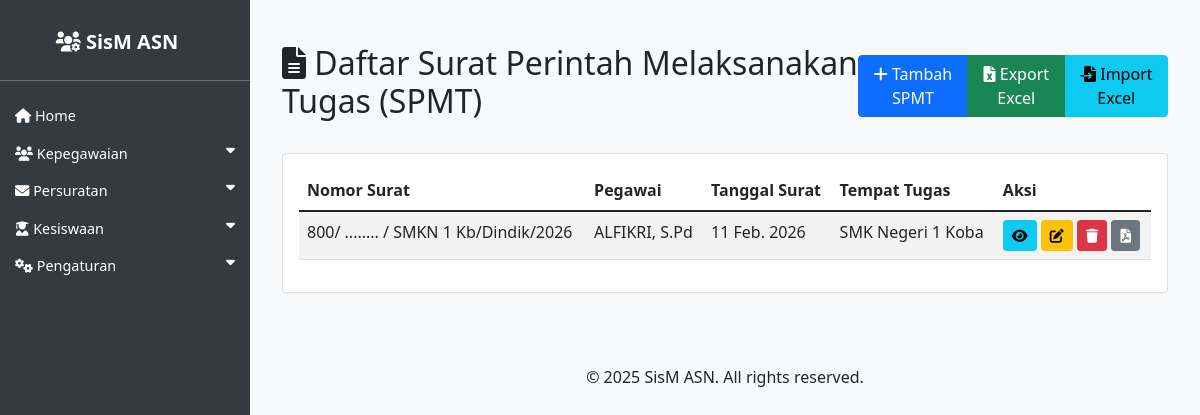
/asn/spmt/, run on an earlier commit of the app's database.
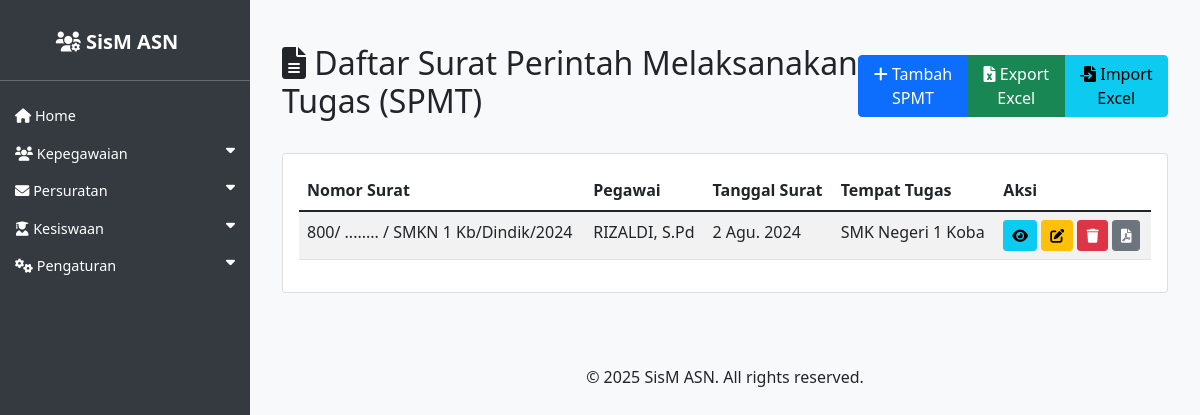
And on a later commit of the database.
### asn_app/models.py (models this page shows, shortened)
class SPMT(models.Model):
    kop_surat = models.ForeignKey(KopSurat, on_delete=models.SET_NULL, null=True, blank=True, verbose_name='Kop Surat')
    nomor_surat = models.CharField(max_length=100, verbose_name='Nomor Surat')
    tempat_ditetapkan = models.CharField(max_length=100, verbose_name='Tempat Ditetapkan')
    tanggal_surat = models.DateField(verbose_name='Tanggal Surat')
    penandatangan = models.ForeignKey(ASN, on_delete=models.SET_NULL, null=True, related_name='spmt_penandatangan', verbose_name='Penandatangan')
    pegawai = models.ForeignKey(ASN, on_delete=models.SET_NULL, null=True, related_name='spmt_pegawai', verbose_name='Pegawai')
    peraturan = models.CharField(max_length=255, verbose_name='Peraturan')
    nomor_peraturan = models.CharField(max_length=100, verbose_name='Nomor Peraturan')
    tahun_peraturan = models.CharField(max_length=4, verbose_name='Tahun Peraturan')
    tentang = models.TextField(verbose_name='Tentang')
    tanggal_terhitung = models.DateField(verbose_name='Tanggal Terhitung Mulai')
    sebagai = models.CharField(max_length=255, verbose_name='Sebagai')
    tempat_tugas = models.CharField(max_length=255, verbose_name='Tempat Tugas')
    created_at = models.DateTimeField(auto_now_add=True)
    updated_at = models.DateTimeField(auto_now=True)

class ASN(models.Model):
    JENIS_KELAMIN_CHOICES = [
        ('L', 'Laki-laki'),
        ('P', 'Perempuan'),
    ]
    AGAMA_CHOICES = [
        ('ISLAM', 'Islam'),
        ('KRISTEN', 'Kristen'),
        ('KATOLIK', 'Katolik'),
        ('HINDU', 'Hindu'),
        ('BUDDHA', 'Buddha'),
        ('KONGHUCU', 'Konghucu'),
    ]
    nip = models.CharField(max_length=18, unique=True, null=True, blank=True)
    nama = models.CharField(max_length=100)
    tempat_lahir = models.CharField(max_length=50)
    tanggal_lahir = models.DateField()
    jenis_kelamin = models.CharField(max_length=1, choices=JENIS_KELAMIN_CHOICES)
    agama = models.CharField(max_length=10, choices=AGAMA_CHOICES)
    alamat = models.TextField()
    email = models.EmailField()
    telepon = models.CharField(max_length=15)
    jabatan = models.CharField(max_length=100)
    pangkat = models.CharField(max_length=50, null=True, blank=True)
    golongan = models.CharField(max_length=5, null=True, blank=True)
    nama_istri_suami = models.CharField(max_length=100, blank=True, null=True, verbose_name='Nama Istri/Suami')
    unit_kerja = models.CharField(max_length=100)
    foto = models.ImageField(upload_to='asn_fotos/', blank=True, null=True)
    created_at = models.DateTimeField(auto_now_add=True)
    updated_at = models.DateTimeField(auto_now=True)

### asn_app/views.py (the view)
# urls.py: path('spmt/', views.SPMTListView.as_view(), name='spmt_list'),
class SPMTListView(ListView):
    model = SPMT
    template_name = 'asn_app/spmt_list.html'
    context_object_name = 'spmt_list'
    paginate_by = 10

### asn_app/templates/asn_app/spmt_list.html (shortened to what this page needs)
{% extends 'asn_app/base.html' %}
{% block content %}
<div class="container mt-4">
    <div class="d-flex justify-content-between align-items-center mb-4">
        <h2><i class="fas fa-file-alt"></i> Daftar Surat Perintah Melaksanakan Tugas (SPMT)</h2>
        <div class="btn-group">
            <a href="{% url 'spmt_create' %}" class="btn btn-primary">
                <i class="fas fa-plus"></i> Tambah SPMT
            </a>
            <a href="{% url 'spmt_export_excel' %}" class="btn btn-success">
                <i class="fas fa-file-excel"></i> Export Excel
            </a>
            <a href="{% url 'spmt_import_excel' %}" class="btn btn-info">
                <i class="fas fa-file-import"></i> Import Excel
            </a>
        </div>
    </div>
    <div class="card">
        <div class="card-body">
            <div class="table-responsive">
                <table class="table table-striped">
                    <thead>
                        <tr>
                            <th>Nomor Surat</th>
                            <th>Pegawai</th>
                            <th>Tanggal Surat</th>
                            <th>Tempat Tugas</th>
                            <th>Aksi</th>
                        </tr>
                    </thead>
                    <tbody>
                        {% for spmt in spmt_list %}
                        <tr>
                            <td>{{ spmt.nomor_surat }}</td>
                            <td>{{ spmt.pegawai.nama }}</td>
                            <td>{{ spmt.tanggal_surat }}</td>
                            <td>{{ spmt.tempat_tugas }}</td>
                            <td>
                                <a href="{% url 'spmt_detail' spmt.pk %}" class="btn btn-sm btn-info">
                                    <i class="fas fa-eye"></i>
                                </a>
                                <a href="{% url 'spmt_update' spmt.pk %}" class="btn btn-sm btn-warning">
                                    <i class="fas fa-edit"></i>
                                </a>
                                <a href="{% url 'spmt_delete' spmt.pk %}" class="btn btn-sm btn-danger">
                                    <i class="fas fa-trash"></i>
                                </a>
                                <a href="{% url 'spmt_export_pdf' spmt.pk %}" class="btn btn-sm btn-secondary">
                                    <i class="fas fa-file-pdf"></i>
                                </a>
                            </td>
                        </tr>
                        {% endfor %}
                    </tbody>
                </table>
            </div>
        </div>
    </div>
</div>
{% endblock %}

What changed in the data, as far as the page shows it:
changed SPMT "SMK Negeri 1 Koba": nomor_surat "800/ ........ / SMKN 1 Kb/Dindik/2026" → "800/ ........ / SMKN 1 Kb/Dindik/2024"; pegawai.nama "ALFIKRI, S.Pd" → "RIZALDI, S.Pd"; tanggal_surat "11 Feb. 2026" → "2 Agu. 2024"
